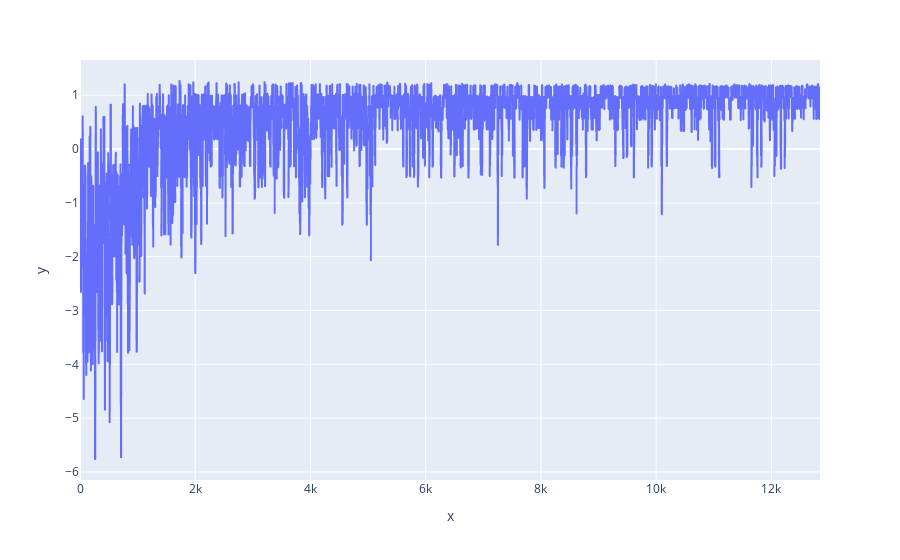

Notebook code for this chart:
### Code cell
import pandas as pd
# Plot cumulative reward
with open(os.path.join(str(log_dir_ppo), "monitor.csv"), 'rt') as fh:    
    firstline = fh.readline()
    assert firstline[0] == '#'
    df_ppo = pd.read_csv(fh, index_col=None)['r']

# A2C
import plotly.express as px
fig = px.line(y=df_ppo.rolling(window=10).mean().dropna())
fig.show()

### Figure 1 — Plotly figure (JSON) as saved in the notebook; plotly's stock layout.template omitted (floating-point values rounded to 4 significant figures; data arrays with more than 128 entries replaced by an {"elided": "..."} marker saying what was removed)
{"data": [{"hovertemplate": "x=%{x}<br>y=%{y}<extra></extra>", "legendgroup": "", "line": {"color": "#636efa", "dash": "solid"}, "mode": "lines", "name": "", "showlegend": false, "type": "scattergl", "x": {"elided": "12845 int values"}, "xaxis": "x", "y": {"elided": "12845 float values"}, "yaxis": "y"}], "layout": {"legend": {"tracegroupgap": 0}, "margin": {"t": 60}, "xaxis": {"anchor": "y", "domain": [0, 1], "title": {"text": "x"}}, "yaxis": {"anchor": "x", "domain": [0, 1], "title": {"text": "y"}}}}
